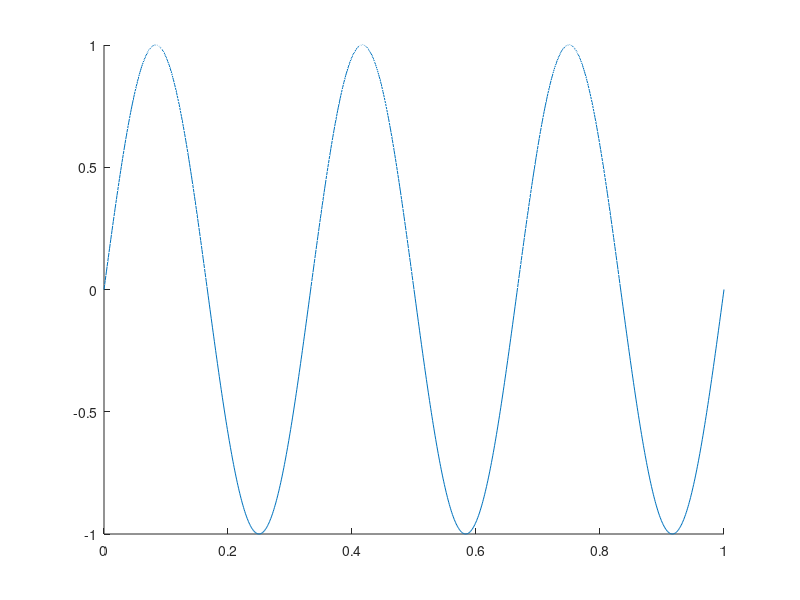

The MATLAB script that drew this image: (Note: this script raises an error after producing the figure.)
pause('on')

ending = 6*pi;
numFrames = 1000;
x = cos(0:ending/numFrames:ending);
y = sin(0:ending/numFrames:ending);
t = 0:1/1000:1;
hold on

plot3(t,y,x,LineWidth=2,Color=[100/255,150/255,200/255])
f = gcf;
f.Position = [0 0 1080 1080];
f.Color = [40/255 5/255 105/255];
% box on
axis off

h = animatedline('Marker','.',MarkerSize=35,Color=[245/255, 235/255, 100/255]);

view(90,0)

v = VideoWriter('RW2.mp4','MPEG-4'); %flag
v.Quality = 100; %flag
open(v); %flag


for i = [1:numFrames] 
    view(POV(i,numFrames));
    %pause(0.001)
    clearpoints(h)
    addpoints(h,t(1,i),y(1,i),x(1,i));
    drawnow
    
     
    frame = getframe(gcf); %flag
    img = frame2im(frame); %flag
    blur = imgaussfilt(img,3); %flag
    fuse = imfuse(img,blur,'blend'); %flag
    finalFrame = im2frame(fuse); %frame

    writeVideo(v, finalFrame); %flag

end


close(v); %flag

clearpoints(h)
hold off

function [result] = POV(t,numFrames) 
    a = 1*numFrames/6;
    b = 2*numFrames/6;
    c = 3*numFrames/6;
    d = 4*numFrames/6;
    e = 5*numFrames/6;
    
    if t < a 
        result = [90, 0];
    elseif t < b
        result = [90 - 45*Ease(t-1-a,numFrames/6),0 + 45*Ease(t-1-a,numFrames/6)];
    elseif t < c
        result = [45, 45];
    elseif t < d
        result = [45 - 45*Ease(t-1-a,numFrames/6),45 - 45*Ease(t-1-a,numFrames/6)];
    elseif t < e
        result = [0,0];
    else
        result = [0 + 90*Ease(t-1-a,numFrames/6),0];
    end
end

function [result] = Ease(t,T)
    result = (1/2)*(sin((pi*t)/T - pi/2) + 1);
end
